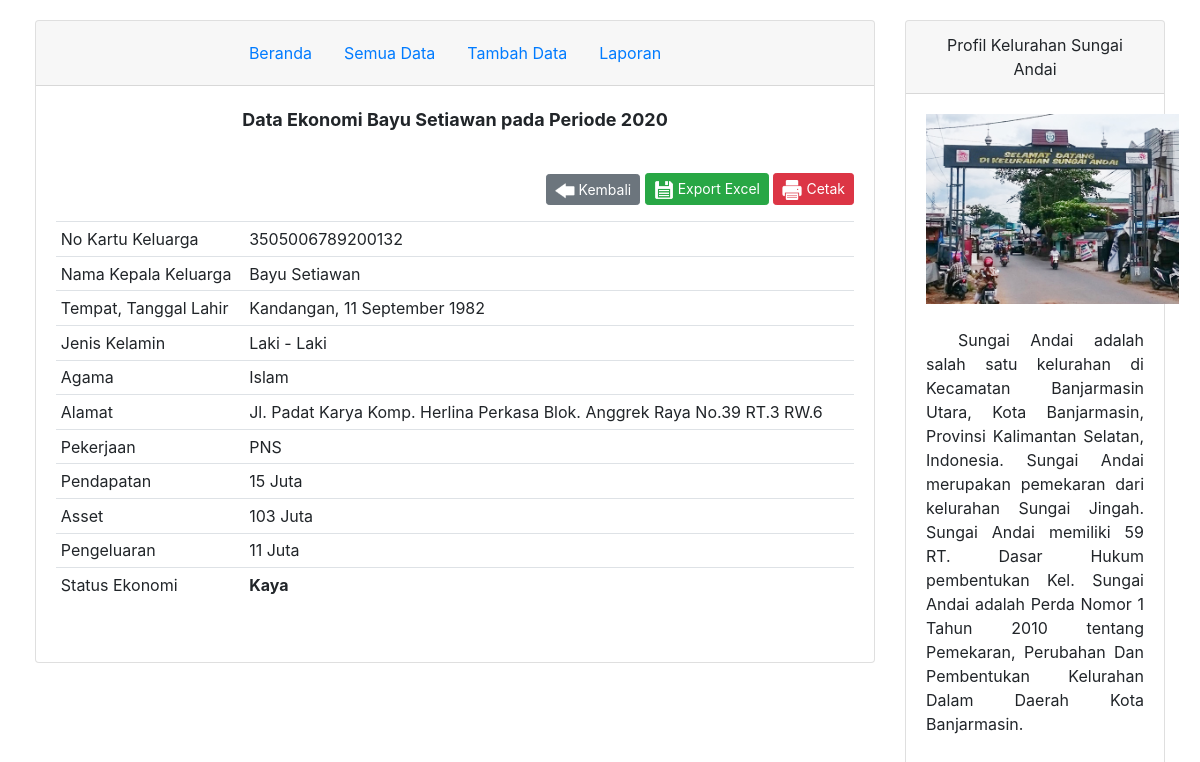
Page /view/detail_penduduk.php?id=6 on the committed database.
### tables this page shows
CREATE TABLE `tb_klasifikasi` (
  `id_klasifikasi` int(11) NOT NULL,
  `pendapatan` smallint(3) NOT NULL,
  `asset` smallint(3) NOT NULL,
  `pengeluaran` smallint(3) NOT NULL,
  `status` varchar(6) NOT NULL,
  `periode` varchar(4) NOT NULL,
  `kk` char(16) NOT NULL
);

CREATE TABLE `tb_penduduk` (
  `kk` char(16) NOT NULL,
  `nama` varchar(25) NOT NULL,
  `tanggal_lahir` date NOT NULL,
  `tempat_lahir` varchar(20) NOT NULL,
  `jenkel` varchar(11) NOT NULL,
  `agama` varchar(10) NOT NULL,
  `alamat` varchar(100) NOT NULL,
  `pekerjaan` varchar(20) NOT NULL
);

### view/detail_penduduk.php (the view, shortened to what this page needs)
<?php
include '../koneksi.php';
	$id_klasifikasi = $_GET['id'];
	$query = mysqli_query($kon, "SELECT * FROM tb_penduduk as a, tb_klasifikasi as b WHERE b.id_klasifikasi=$id_klasifikasi and a.kk=b.kk");
	$data=mysqli_fetch_array($query);
	function TanggalIndo($date){
	  $BulanIndo = array("Januari", "Februari", "Maret", "April", "Mei", "Juni", "Juli", "Agustus", "September", "Oktober", "November", "Desember");
	  $tahun = substr($date, 0, 4);
	  $bulan = substr($date, 5, 2);
	  $tgl   = substr($date, 8, 2);
	  $result = $tgl . " " . $BulanIndo[(int)$bulan-1] . " ". $tahun;
	  return($result);
	}
?>
<!DOCTYPE html>
<html>
<head>
	<link rel="stylesheet" href="https://stackpath.bootstrapcdn.com/bootstrap/4.4.1/css/bootstrap.min.css">
</head>
<body>
	<div class="container-fluid">
		<div class="row">
		    <div class="col-9">
		    	<div class="card">
		    		<div class="card-header">
						<ul class="nav justify-content-center">
						  <li class="nav-item">
						    <a class="nav-link active" href="../index.php">Beranda</a>
						  </li>
						  <li class="nav-item">
						    <a class="nav-link" href="data_penduduk.php">Semua Data</a>
						  </li>
						  <li class="nav-item">
						    <a class="nav-link" href="tambah_data.php">Tambah Data</a>
						  </li>
						  <li class="nav-item">
						    <a class="nav-link" href="laporan.php">Laporan</a>
						  </li>
						</ul>
		    		</div>
		    		<div class="card-body">
		    			<p align="center" style="font-size: 18px;"><b>Data Ekonomi <?php echo $data['nama']; ?> pada Periode <?php echo $data['periode']; ?></b></p>
		    			<br>
		    			<p align="right">
		    				<a href = "javascript:history.back()" class="btn btn-secondary btn-sm"><img src="../gambar/kembali.png" width="20px"> Kembali</a>
		    				<?php echo "<a href = 'aksi/excel.php?id=".$data['id_klasifikasi']."' class='btn btn-success btn-sm'><img src='../gambar/simpan.png' width='20px'> Export Excel</a>"; ?>
		    				<a href = "aksi/cetak.php?id=<?php echo $data['id_klasifikasi'];?>" class="btn btn-danger btn-sm"><img src="../gambar/cetak.png" width="20px"> Cetak</a>
		    			</p>
		    			<table class="table table-sm">
		    				<tr><td >No Kartu Keluarga</td><td><?php echo $data['kk']; ?></td></tr>
		    				<tr><td>Nama Kepala Keluarga</td><td><?php echo $data['nama']; ?></td></tr>
		    				<tr><td>Tempat, Tanggal Lahir</td><td><?php echo $data['tempat_lahir']; ?>, <?php echo TanggalIndo($data['tanggal_lahir']); ?></td></tr>
		    				<tr><td>Jenis Kelamin</td><td><?php echo $data['jenkel']; ?></td></tr>
		    				<tr><td>Agama</td><td><?php echo $data['agama']; ?></td></tr>
		    				<tr><td>Alamat</td><td><?php echo $data['alamat']; ?></td></tr>
		    				<tr><td>Pekerjaan</td><td><?php echo $data['pekerjaan']; ?></td></tr>
		    				<tr><td>Pendapatan</td><td><?php echo $data['pendapatan']; ?> Juta</td></tr>
		    				<tr><td>Asset</td><td><?php echo $data['asset']; ?> Juta</td></tr>
		    				<tr><td>Pengeluaran</td><td><?php echo $data['pengeluaran']; ?> Juta</td></tr>
		    				<tr><td>Status Ekonomi</td><td><b><?php echo $data['status']; ?></b></td></tr>
		    			</table>
		    			<br>
					</div>
				</div>
			</div>
			<div class="col-3">
				<div class="card" align="center">
				    <div class="card-header">
				    	Profil Kelurahan Sungai Andai
				    </div>
				    <div class="card-body" style="height: 100%;">
				    	<img src="../gambar/sundai.jpg" style="max-height: 190px;"><br><br>
				    	<p align="justify" style="text-indent: 2em;">
				    	Sungai Andai adalah salah satu kelurahan di Kecamatan Banjarmasin Utara, Kota Banjarmasin, Provinsi Kalimantan Selatan, Indonesia. Sungai Andai merupakan pemekaran dari kelurahan Sungai Jingah. Sungai Andai memiliki 59 RT. Dasar Hukum pembentukan Kel. Sungai Andai adalah Perda Nomor 1 Tahun 2010 tentang Pemekaran, Perubahan Dan Pembentukan Kelurahan Dalam Daerah Kota Banjarmasin.
				    	</p>
				    </div>
				</div>
			</div>
		</div>
	</div>
</body>
</html>

### view/detail_penduduk.php (style rules this page uses)
body { padding: 20px; }

### rows in the picture
tb_klasifikasi: kk.nama "Bayu Setiawan", periode "2020", kk "3505006789200132", kk.tempat_lahir "Kandangan", kk.tanggal_lahir "11 September 1982", kk.jenkel "Laki - Laki", kk.agama "Islam", kk.alamat "Jl. Padat Karya Komp. Herlina Perkasa Blok. Anggrek Raya No.39 RT.3 RW.6", kk.pekerjaan "PNS", pendapatan "15", asset "103", pengeluaran "11", status "Kaya"
